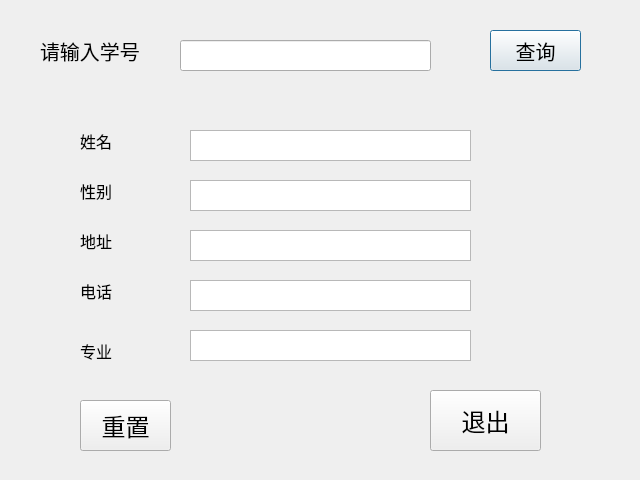
<?xml version="1.0" encoding="UTF-8"?>
<ui version="4.0">
 <class>se_Dialog</class>
 <widget class="QDialog" name="se_Dialog">
  <property name="geometry">
   <rect>
    <x>0</x>
    <y>0</y>
    <width>640</width>
    <height>480</height>
   </rect>
  </property>
  <property name="windowTitle">
   <string>Dialog</string>
  </property>
  <widget class="QLabel" name="label">
   <property name="geometry">
    <rect>
     <x>40</x>
     <y>30</y>
     <width>121</width>
     <height>41</height>
    </rect>
   </property>
   <property name="font">
    <font>
     <pointsize>15</pointsize>
    </font>
   </property>
   <property name="text">
    <string>请输入学号</string>
   </property>
  </widget>
  <widget class="QLineEdit" name="id_data">
   <property name="geometry">
    <rect>
     <x>180</x>
     <y>40</y>
     <width>251</width>
     <height>31</height>
    </rect>
   </property>
  </widget>
  <widget class="QPushButton" name="select">
   <property name="geometry">
    <rect>
     <x>490</x>
     <y>30</y>
     <width>91</width>
     <height>41</height>
    </rect>
   </property>
   <property name="font">
    <font>
     <pointsize>15</pointsize>
    </font>
   </property>
   <property name="text">
    <string>查询</string>
   </property>
  </widget>
  <widget class="QLabel" name="label_2">
   <property name="geometry">
    <rect>
     <x>80</x>
     <y>130</y>
     <width>59</width>
     <height>21</height>
    </rect>
   </property>
   <property name="font">
    <font>
     <pointsize>12</pointsize>
    </font>
   </property>
   <property name="text">
    <string>姓名</string>
   </property>
  </widget>
  <widget class="QLabel" name="label_3">
   <property name="geometry">
    <rect>
     <x>80</x>
     <y>180</y>
     <width>59</width>
     <height>21</height>
    </rect>
   </property>
   <property name="font">
    <font>
     <pointsize>12</pointsize>
    </font>
   </property>
   <property name="text">
    <string>性别</string>
   </property>
  </widget>
  <widget class="QLabel" name="label_4">
   <property name="geometry">
    <rect>
     <x>80</x>
     <y>230</y>
     <width>59</width>
     <height>21</height>
    </rect>
   </property>
   <property name="font">
    <font>
     <pointsize>12</pointsize>
    </font>
   </property>
   <property name="text">
    <string>地址</string>
   </property>
  </widget>
  <widget class="QLabel" name="label_5">
   <property name="geometry">
    <rect>
     <x>80</x>
     <y>280</y>
     <width>59</width>
     <height>21</height>
    </rect>
   </property>
   <property name="font">
    <font>
     <pointsize>12</pointsize>
    </font>
   </property>
   <property name="text">
    <string>电话</string>
   </property>
  </widget>
  <widget class="QLabel" name="label_6">
   <property name="geometry">
    <rect>
     <x>80</x>
     <y>340</y>
     <width>59</width>
     <height>21</height>
    </rect>
   </property>
   <property name="font">
    <font>
     <pointsize>12</pointsize>
    </font>
   </property>
   <property name="text">
    <string>专业</string>
   </property>
  </widget>
  <widget class="QTextEdit" name="name">
   <property name="geometry">
    <rect>
     <x>190</x>
     <y>130</y>
     <width>281</width>
     <height>31</height>
    </rect>
   </property>
  </widget>
  <widget class="QTextEdit" name="sex">
   <property name="geometry">
    <rect>
     <x>190</x>
     <y>180</y>
     <width>281</width>
     <height>31</height>
    </rect>
   </property>
  </widget>
  <widget class="QTextEdit" name="adress">
   <property name="geometry">
    <rect>
     <x>190</x>
     <y>230</y>
     <width>281</width>
     <height>31</height>
    </rect>
   </property>
  </widget>
  <widget class="QTextEdit" name="phone">
   <property name="geometry">
    <rect>
     <x>190</x>
     <y>280</y>
     <width>281</width>
     <height>31</height>
    </rect>
   </property>
  </widget>
  <widget class="QTextEdit" name="major">
   <property name="geometry">
    <rect>
     <x>190</x>
     <y>330</y>
     <width>281</width>
     <height>31</height>
    </rect>
   </property>
  </widget>
  <widget class="QPushButton" name="exit">
   <property name="geometry">
    <rect>
     <x>430</x>
     <y>390</y>
     <width>111</width>
     <height>61</height>
    </rect>
   </property>
   <property name="font">
    <font>
     <pointsize>18</pointsize>
    </font>
   </property>
   <property name="text">
    <string>退出</string>
   </property>
  </widget>
  <widget class="QPushButton" name="clear_data">
   <property name="geometry">
    <rect>
     <x>80</x>
     <y>400</y>
     <width>91</width>
     <height>51</height>
    </rect>
   </property>
   <property name="font">
    <font>
     <pointsize>18</pointsize>
    </font>
   </property>
   <property name="text">
    <string>重置</string>
   </property>
  </widget>
 </widget>
 <resources/>
 <connections/>
</ui>
